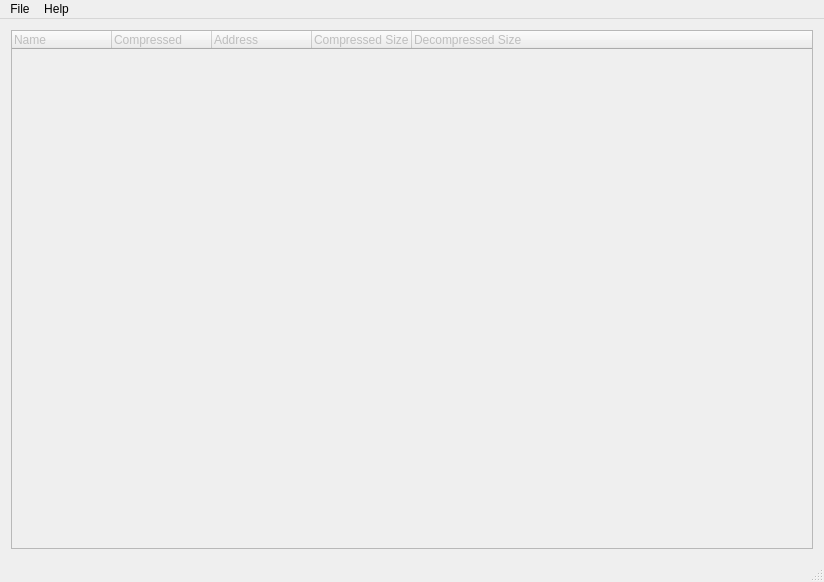
<?xml version="1.0" encoding="UTF-8"?>
<ui version="4.0">
 <class>MainWindow</class>
 <widget class="QMainWindow" name="MainWindow">
  <property name="geometry">
   <rect>
    <x>0</x>
    <y>0</y>
    <width>824</width>
    <height>582</height>
   </rect>
  </property>
  <property name="windowTitle">
   <string>BIG File Extractor</string>
  </property>
  <property name="windowIcon">
   <iconset resource="resources.qrc">
    <normaloff>:/images/images/icon.png</normaloff>:/images/images/icon.png</iconset>
  </property>
  <widget class="QWidget" name="centralWidget">
   <layout class="QVBoxLayout" name="verticalLayout">
    <item>
     <widget class="QTreeWidget" name="treeWidget">
      <property name="enabled">
       <bool>false</bool>
      </property>
      <attribute name="headerDefaultSectionSize">
       <number>100</number>
      </attribute>
      <column>
       <property name="text">
        <string>Name</string>
       </property>
      </column>
      <column>
       <property name="text">
        <string>Compressed</string>
       </property>
      </column>
      <column>
       <property name="text">
        <string>Address</string>
       </property>
      </column>
      <column>
       <property name="text">
        <string>Compressed Size</string>
       </property>
      </column>
      <column>
       <property name="text">
        <string>Decompressed Size</string>
       </property>
      </column>
     </widget>
    </item>
   </layout>
  </widget>
  <widget class="QMenuBar" name="menuBar">
   <property name="geometry">
    <rect>
     <x>0</x>
     <y>0</y>
     <width>824</width>
     <height>21</height>
    </rect>
   </property>
   <widget class="QMenu" name="menuFile">
    <property name="title">
     <string>File</string>
    </property>
    <addaction name="actionOpen"/>
    <addaction name="actionClose"/>
   </widget>
   <widget class="QMenu" name="menuAbout">
    <property name="title">
     <string>Help</string>
    </property>
    <addaction name="actionAbout"/>
   </widget>
   <addaction name="menuFile"/>
   <addaction name="menuAbout"/>
  </widget>
  <widget class="QStatusBar" name="statusBar"/>
  <action name="actionOpen">
   <property name="text">
    <string>Open</string>
   </property>
  </action>
  <action name="actionClose">
   <property name="enabled">
    <bool>false</bool>
   </property>
   <property name="text">
    <string>Close</string>
   </property>
  </action>
  <action name="actionAbout">
   <property name="text">
    <string>About</string>
   </property>
  </action>
 </widget>
 <layoutdefault spacing="6" margin="11"/>
 <resources>
  <include location="resources.qrc"/>
 </resources>
 <connections/>
</ui>
